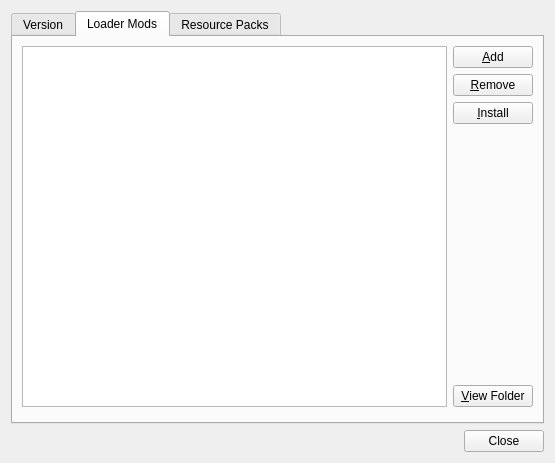
<?xml version="1.0" encoding="UTF-8"?>
<ui version="4.0">
 <class>OneSixModEditDialog</class>
 <widget class="QDialog" name="OneSixModEditDialog">
  <property name="geometry">
   <rect>
    <x>0</x>
    <y>0</y>
    <width>555</width>
    <height>463</height>
   </rect>
  </property>
  <property name="windowTitle">
   <string>Manage Mods</string>
  </property>
  <layout class="QGridLayout" name="gridLayout">
   <item row="0" column="0">
    <widget class="QTabWidget" name="tabWidget">
     <property name="enabled">
      <bool>true</bool>
     </property>
     <property name="minimumSize">
      <size>
       <width>0</width>
       <height>0</height>
      </size>
     </property>
     <property name="currentIndex">
      <number>1</number>
     </property>
     <widget class="QWidget" name="libTab">
      <attribute name="title">
       <string>Version</string>
      </attribute>
      <layout class="QHBoxLayout" name="horizontalLayout">
       <item>
        <layout class="QVBoxLayout" name="verticalLayout_10">
         <item>
          <widget class="ModListView" name="libraryTreeView">
           <property name="verticalScrollBarPolicy">
            <enum>Qt::ScrollBarAlwaysOn</enum>
           </property>
           <property name="horizontalScrollBarPolicy">
            <enum>Qt::ScrollBarAlwaysOff</enum>
           </property>
          </widget>
         </item>
         <item>
          <layout class="QHBoxLayout" name="horizontalLayout_7">
           <item>
            <widget class="QLabel" name="label">
             <property name="text">
              <string>Main Class:</string>
             </property>
            </widget>
           </item>
           <item>
            <widget class="QLineEdit" name="mainClassEdit">
             <property name="enabled">
              <bool>false</bool>
             </property>
            </widget>
           </item>
          </layout>
         </item>
        </layout>
       </item>
       <item>
        <layout class="QVBoxLayout" name="verticalLayout_4">
         <item>
          <widget class="QPushButton" name="forgeBtn">
           <property name="toolTip">
            <string>Replace any current custom version with Minecraft Forge</string>
           </property>
           <property name="text">
            <string>Install Forge</string>
           </property>
          </widget>
         </item>
         <item>
          <widget class="QPushButton" name="customizeBtn">
           <property name="toolTip">
            <string>Create an customized copy of the base version</string>
           </property>
           <property name="text">
            <string>Customize</string>
           </property>
          </widget>
         </item>
         <item>
          <widget class="QPushButton" name="revertBtn">
           <property name="enabled">
            <bool>false</bool>
           </property>
           <property name="toolTip">
            <string>Revert to original base version</string>
           </property>
           <property name="text">
            <string>Revert</string>
           </property>
          </widget>
         </item>
         <item>
          <widget class="Line" name="line">
           <property name="frameShadow">
            <enum>QFrame::Sunken</enum>
           </property>
           <property name="orientation">
            <enum>Qt::Horizontal</enum>
           </property>
          </widget>
         </item>
         <item>
          <widget class="QPushButton" name="addLibraryBtn">
           <property name="enabled">
            <bool>false</bool>
           </property>
           <property name="toolTip">
            <string>Add new libraries</string>
           </property>
           <property name="text">
            <string>&amp;Add</string>
           </property>
          </widget>
         </item>
         <item>
          <widget class="QPushButton" name="removeLibraryBtn">
           <property name="enabled">
            <bool>false</bool>
           </property>
           <property name="toolTip">
            <string>Remove selected libraries</string>
           </property>
           <property name="text">
            <string>&amp;Remove</string>
           </property>
          </widget>
         </item>
         <item>
          <spacer name="verticalSpacer_7">
           <property name="orientation">
            <enum>Qt::Vertical</enum>
           </property>
           <property name="sizeHint" stdset="0">
            <size>
             <width>20</width>
             <height>40</height>
            </size>
           </property>
          </spacer>
         </item>
        </layout>
       </item>
      </layout>
     </widget>
     <widget class="QWidget" name="modTab">
      <attribute name="title">
       <string>Loader Mods</string>
      </attribute>
      <layout class="QVBoxLayout" name="verticalLayout_6">
       <item>
        <layout class="QHBoxLayout" name="horizontalLayout_2">
         <item>
          <layout class="QVBoxLayout" name="verticalLayout">
           <item>
            <widget class="ModListView" name="loaderModTreeView">
             <property name="sizePolicy">
              <sizepolicy hsizetype="Expanding" vsizetype="Expanding">
               <horstretch>0</horstretch>
               <verstretch>0</verstretch>
              </sizepolicy>
             </property>
             <property name="acceptDrops">
              <bool>true</bool>
             </property>
             <property name="dragDropMode">
              <enum>QAbstractItemView::DropOnly</enum>
             </property>
            </widget>
           </item>
          </layout>
         </item>
         <item>
          <layout class="QVBoxLayout" name="verticalLayout_2">
           <item>
            <widget class="QPushButton" name="addModBtn">
             <property name="text">
              <string>&amp;Add</string>
             </property>
            </widget>
           </item>
           <item>
            <widget class="QPushButton" name="rmModBtn">
             <property name="text">
              <string>&amp;Remove</string>
             </property>
            </widget>
           </item>
           <item>
            <widget class="QPushButton" name="installModBtn">
             <property name="text">
              <string>&amp;Install</string>
             </property>
            </widget>
           </item>
           <item>
            <spacer name="verticalSpacer">
             <property name="orientation">
              <enum>Qt::Vertical</enum>
             </property>
             <property name="sizeHint" stdset="0">
              <size>
               <width>20</width>
               <height>40</height>
              </size>
             </property>
            </spacer>
           </item>
           <item>
            <widget class="QPushButton" name="viewModBtn">
             <property name="text">
              <string>&amp;View Folder</string>
             </property>
            </widget>
           </item>
          </layout>
         </item>
        </layout>
       </item>
       <item>
        <widget class="MCModInfoFrame" name="frame">
         <property name="sizePolicy">
          <sizepolicy hsizetype="Preferred" vsizetype="Minimum">
           <horstretch>0</horstretch>
           <verstretch>0</verstretch>
          </sizepolicy>
         </property>
        </widget>
       </item>
      </layout>
     </widget>
     <widget class="QWidget" name="resPackTab">
      <attribute name="title">
       <string>Resource Packs</string>
      </attribute>
      <layout class="QHBoxLayout" name="horizontalLayout_3">
       <item>
        <widget class="ModListView" name="resPackTreeView">
         <property name="acceptDrops">
          <bool>true</bool>
         </property>
         <property name="dragDropMode">
          <enum>QAbstractItemView::DropOnly</enum>
         </property>
        </widget>
       </item>
       <item>
        <layout class="QVBoxLayout" name="verticalLayout_3">
         <item>
          <widget class="QPushButton" name="addResPackBtn">
           <property name="text">
            <string>&amp;Add</string>
           </property>
          </widget>
         </item>
         <item>
          <widget class="QPushButton" name="rmResPackBtn">
           <property name="text">
            <string>&amp;Remove</string>
           </property>
          </widget>
         </item>
         <item>
          <spacer name="verticalSpacer_2">
           <property name="orientation">
            <enum>Qt::Vertical</enum>
           </property>
           <property name="sizeHint" stdset="0">
            <size>
             <width>20</width>
             <height>40</height>
            </size>
           </property>
          </spacer>
         </item>
         <item>
          <widget class="QPushButton" name="viewResPackBtn">
           <property name="text">
            <string>&amp;View Folder</string>
           </property>
          </widget>
         </item>
        </layout>
       </item>
      </layout>
     </widget>
    </widget>
   </item>
   <item row="1" column="0">
    <widget class="QDialogButtonBox" name="buttonBox">
     <property name="autoFillBackground">
      <bool>false</bool>
     </property>
     <property name="standardButtons">
      <set>QDialogButtonBox::Close</set>
     </property>
    </widget>
   </item>
  </layout>
 </widget>
 <customwidgets>
  <customwidget>
   <class>ModListView</class>
   <extends>QTreeView</extends>
   <header>gui/widgets/ModListView.h</header>
  </customwidget>
  <customwidget>
   <class>MCModInfoFrame</class>
   <extends>QFrame</extends>
   <header>gui/widgets/MCModInfoFrame.h</header>
   <container>1</container>
  </customwidget>
 </customwidgets>
 <resources/>
 <connections/>
</ui>
